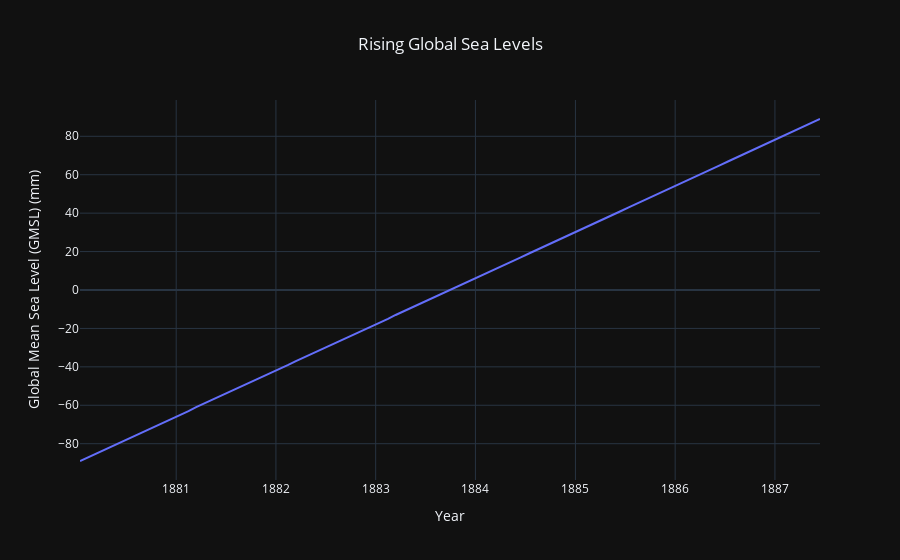

Notebook cell for this chart:
### Code cell
layout = go.Layout(title='Rising Global Sea Levels', title_x=0.5, xaxis=dict(title='Year'),yaxis=dict(title='Global Mean Sea Level (GMSL) (mm)'),template='plotly_dark')
fig = go.Figure(layout=layout)
print("Hello")
fig.add_trace(go.Scatter(
   x=xr_df['time'],y=xr_df['lat'],name="GMSL Uncertainty"
))

### Figure 1 — Plotly figure (JSON) as saved in the notebook; plotly's stock layout.template omitted (floating-point values rounded to 4 significant figures; data arrays with more than 128 entries replaced by an {"elided": "..."} marker saying what was removed)
{"data": [{"name": "GMSL Uncertainty", "type": "scatter", "x": {"elided": "1706 str values"}, "y": [-89, -87, -85, -83, -81, -79, -77, -75, -73, -71, -69, -67, -65, -63, -61, -59, -57, -55, -53, -51, -49, -47, -45, -43, -41, -39, -37, -35, -33, -31, -29, -27, -25, -23, -21, -19, -17, -15, -13, -11, -9, -7, -5, -3, -1, 1, 3, 5, 7, 9, 11, 13, 15, 17, 19, 21, 23, 25, 27, 29, 31, 33, 35, 37, 39, 41, 43, 45, 47, 49, 51, 53, 55, 57, 59, 61, 63, 65, 67, 69, 71, 73, 75, 77, 79, 81, 83, 85, 87, 89]}], "layout": {"title": {"text": "Rising Global Sea Levels", "x": 0.5}, "xaxis": {"title": {"text": "Year"}}, "yaxis": {"title": {"text": "Global Mean Sea Level (GMSL) (mm)"}}}}
